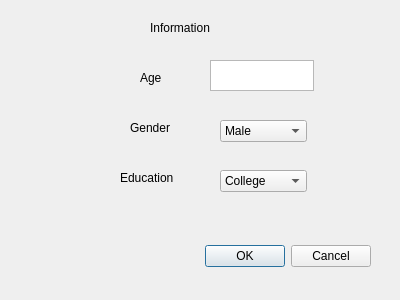
<?xml version="1.0" encoding="UTF-8"?>
<ui version="4.0">
 <class>Dialog</class>
 <widget class="QDialog" name="Dialog">
  <property name="geometry">
   <rect>
    <x>0</x>
    <y>0</y>
    <width>400</width>
    <height>300</height>
   </rect>
  </property>
  <property name="windowTitle">
   <string>Dialog</string>
  </property>
  <widget class="QDialogButtonBox" name="buttonBox">
   <property name="geometry">
    <rect>
     <x>30</x>
     <y>240</y>
     <width>341</width>
     <height>32</height>
    </rect>
   </property>
   <property name="orientation">
    <enum>Qt::Horizontal</enum>
   </property>
   <property name="standardButtons">
    <set>QDialogButtonBox::Cancel|QDialogButtonBox::Ok</set>
   </property>
  </widget>
  <widget class="QTextEdit" name="textEdit">
   <property name="geometry">
    <rect>
     <x>210</x>
     <y>60</y>
     <width>104</width>
     <height>31</height>
    </rect>
   </property>
   <property name="html">
    <string>&lt;!DOCTYPE HTML PUBLIC &quot;-//W3C//DTD HTML 4.0//EN&quot; &quot;http://www.w3.org/TR/REC-html40/strict.dtd&quot;&gt;
&lt;html&gt;&lt;head&gt;&lt;meta name=&quot;qrichtext&quot; content=&quot;1&quot; /&gt;&lt;style type=&quot;text/css&quot;&gt;
p, li { white-space: pre-wrap; }
&lt;/style&gt;&lt;/head&gt;&lt;body style=&quot; font-family:'SimSun'; font-size:9pt; font-weight:400; font-style:normal;&quot;&gt;
&lt;p style=&quot;-qt-paragraph-type:empty; margin-top:0px; margin-bottom:0px; margin-left:0px; margin-right:0px; -qt-block-indent:0; text-indent:0px;&quot;&gt;&lt;br /&gt;&lt;/p&gt;&lt;/body&gt;&lt;/html&gt;</string>
   </property>
  </widget>
  <widget class="QLabel" name="label">
   <property name="geometry">
    <rect>
     <x>140</x>
     <y>70</y>
     <width>72</width>
     <height>15</height>
    </rect>
   </property>
   <property name="text">
    <string>Age</string>
   </property>
  </widget>
  <widget class="QLabel" name="label_2">
   <property name="geometry">
    <rect>
     <x>150</x>
     <y>20</y>
     <width>111</width>
     <height>16</height>
    </rect>
   </property>
   <property name="text">
    <string>Information</string>
   </property>
  </widget>
  <widget class="QLabel" name="label_3">
   <property name="geometry">
    <rect>
     <x>130</x>
     <y>120</y>
     <width>72</width>
     <height>15</height>
    </rect>
   </property>
   <property name="text">
    <string>Gender</string>
   </property>
  </widget>
  <widget class="QLabel" name="label_4">
   <property name="geometry">
    <rect>
     <x>120</x>
     <y>170</y>
     <width>72</width>
     <height>15</height>
    </rect>
   </property>
   <property name="text">
    <string>Education</string>
   </property>
  </widget>
  <widget class="QComboBox" name="comboBox">
   <property name="geometry">
    <rect>
     <x>220</x>
     <y>170</y>
     <width>87</width>
     <height>22</height>
    </rect>
   </property>
   <item>
    <property name="text">
     <string>College</string>
    </property>
   </item>
   <item>
    <property name="text">
     <string>High School</string>
    </property>
   </item>
   <item>
    <property name="text">
     <string>Middle School</string>
    </property>
   </item>
  </widget>
  <widget class="QComboBox" name="comboBox_2">
   <property name="geometry">
    <rect>
     <x>220</x>
     <y>120</y>
     <width>87</width>
     <height>22</height>
    </rect>
   </property>
   <item>
    <property name="text">
     <string>Male</string>
    </property>
   </item>
   <item>
    <property name="text">
     <string>Female</string>
    </property>
   </item>
  </widget>
 </widget>
 <resources/>
 <connections>
  <connection>
   <sender>buttonBox</sender>
   <signal>accepted()</signal>
   <receiver>Dialog</receiver>
   <slot>accept()</slot>
   <hints>
    <hint type="sourcelabel">
     <x>248</x>
     <y>254</y>
    </hint>
    <hint type="destinationlabel">
     <x>157</x>
     <y>274</y>
    </hint>
   </hints>
  </connection>
  <connection>
   <sender>buttonBox</sender>
   <signal>rejected()</signal>
   <receiver>Dialog</receiver>
   <slot>reject()</slot>
   <hints>
    <hint type="sourcelabel">
     <x>316</x>
     <y>260</y>
    </hint>
    <hint type="destinationlabel">
     <x>286</x>
     <y>274</y>
    </hint>
   </hints>
  </connection>
 </connections>
</ui>
